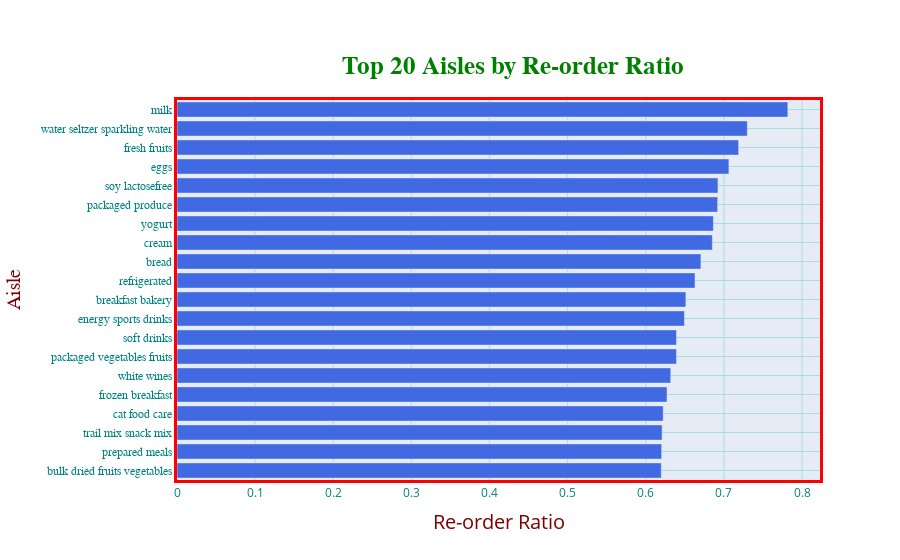

Notebook source saved alongside this figure:
### Code cell
fig = go.Figure()

fig.add_trace(go.Bar(
    y= aisles_grp['aisle'].tolist()[0:20],
    x= aisles_grp['reordered'].tolist()[0:20],
    orientation='h',
    marker_color='RoyalBlue'
             ))

fig.update_layout(title_text="<b>Top 20 Aisles by Re-order Ratio</b>",
                 title_font_size=25,
                 title_font_color='green',
                 title_font_family='Titillium Web',
                 title_x=0.57,
                 title_y=0.90,
                 title_xanchor='center',
                 title_yanchor='top',
                 yaxis={'categoryorder':'total ascending'}
                 )

fig.update_xaxes(
        color='teal',
        title_text='Re-order Ratio',
        title_font_family='Open Sans',
        title_font_size=20,
        title_font_color='maroon',
        title_standoff = 15,
        gridcolor='lightblue',
        tickmode='auto',
        linecolor='red',
        linewidth=3,
        mirror=True)

fig.update_yaxes(
        color='Teal',
        title_text='Aisle',
        title_font_family='Droid Sans',
        title_font_size=20,
        title_font_color='maroon',
        title_standoff = 15,
        tickfont_family='Arial',
        nticks = 20,
        gridcolor='lightblue',
        linecolor='red',
        linewidth=3,
        mirror = True)

### Figure 1 — Plotly figure (JSON) as saved in the notebook; plotly's stock layout.template omitted (floating-point values rounded to 4 significant figures)
{"data": [{"marker": {"color": "RoyalBlue"}, "orientation": "h", "type": "bar", "x": [0.7818, 0.7299, 0.7188, 0.7064, 0.6924, 0.692, 0.6865, 0.6852, 0.6706, 0.663, 0.6513, 0.6495, 0.6393, 0.6393, 0.6319, 0.6272, 0.6223, 0.6209, 0.6203, 0.6198], "y": ["milk", "water seltzer sparkling water", "fresh fruits", "eggs", "soy lactosefree", "packaged produce", "yogurt", "cream", "bread", "refrigerated", "breakfast bakery", "energy sports drinks", "soft drinks", "packaged vegetables fruits", "white wines", "frozen breakfast", "cat food care", "trail mix snack mix", "prepared meals", "bulk dried fruits vegetables"]}], "layout": {"title": {"font": {"color": "green", "family": "Titillium Web", "size": 25}, "text": "<b>Top 20 Aisles by Re-order Ratio</b>", "x": 0.57, "xanchor": "center", "y": 0.9, "yanchor": "top"}, "xaxis": {"color": "teal", "gridcolor": "lightblue", "linecolor": "red", "linewidth": 3, "mirror": true, "tickmode": "auto", "title": {"font": {"color": "maroon", "family": "Open Sans", "size": 20}, "standoff": 15, "text": "Re-order Ratio"}}, "yaxis": {"categoryorder": "total ascending", "color": "Teal", "gridcolor": "lightblue", "linecolor": "red", "linewidth": 3, "mirror": true, "nticks": 20, "tickfont": {"family": "Arial"}, "title": {"font": {"color": "maroon", "family": "Droid Sans", "size": 20}, "standoff": 15, "text": "Aisle"}}}}
